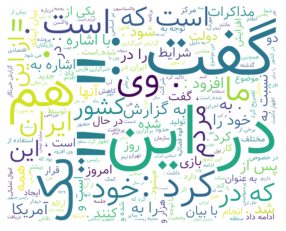

Recreate this plot in Python.
!pip install wordcloud-fa

import wordcloud
import matplotlib.pyplot as plt
from wordcloud_fa import WordCloudFa
from IPython.core.display import Image
from PIL import Image
Word_c = WordCloudFa(height= 800 , width=1000 , background_color='white')
with open('news_data.txt' , 'r') as file:
  text = file.read()

cloud = Word_c.generate(text)
plt.imshow(Word_c , interpolation="bilinear")
plt.axis("off")
plt.show()
